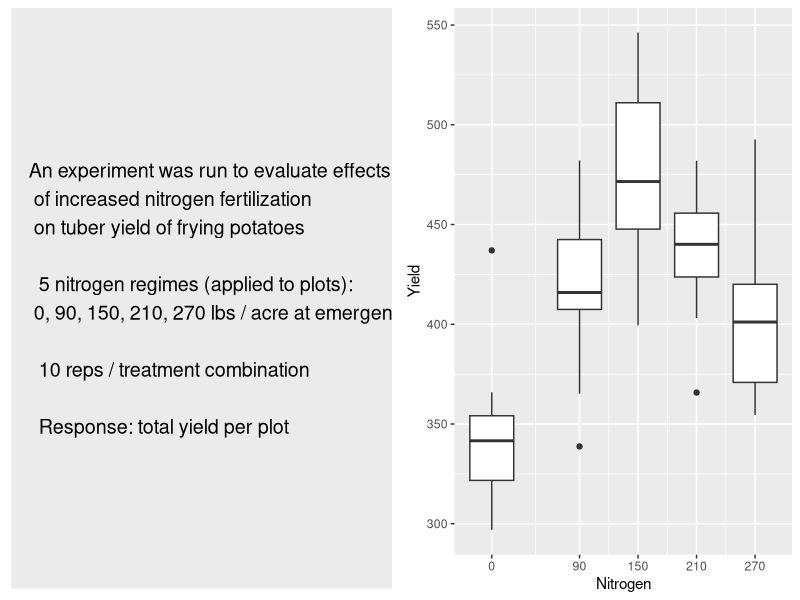
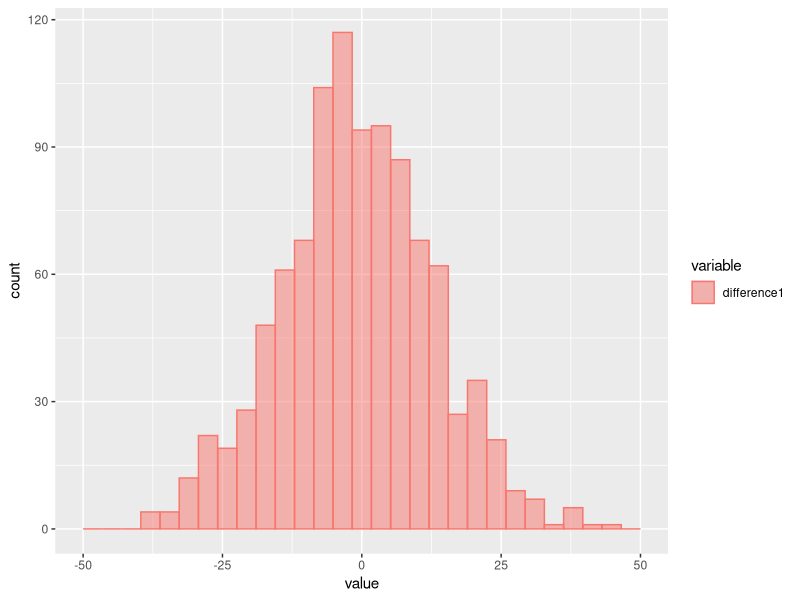
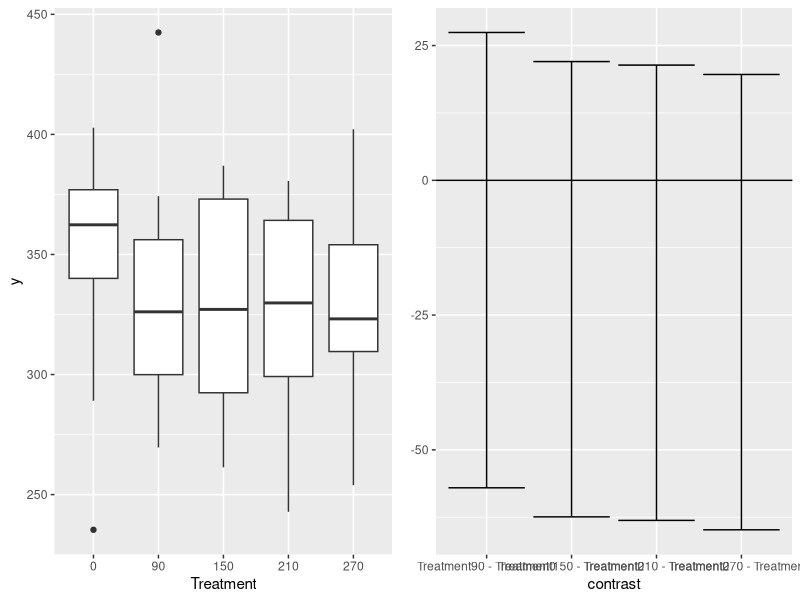
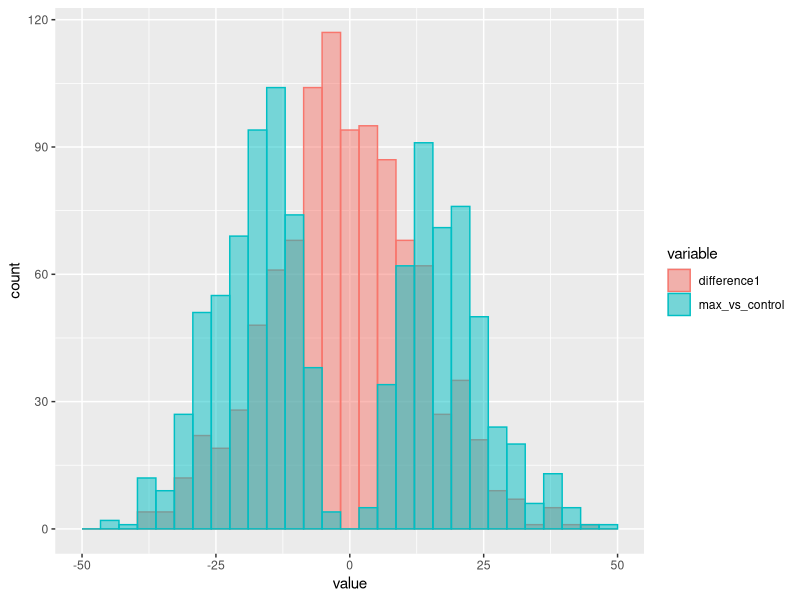

Here is the R script that generated these plots, in order: (Note: this script raises an error after producing the figures.)
## ---- chunk 1
library(ggplot2)
library(cowplot)
# Data modified from http://nppga.org/crop_science/research_reports_82_2586490995.pdf - noise added below.
alpine_potato = read.csv('Alpine_Russet_yield.csv')
## ---- chunk 2
plot_grid(
ggplot(data.frame()) + geom_text(aes(x=-1,y=0,label = 'An experiment was run to evaluate effects\n of increased nitrogen fertilization\n on tuber yield of frying potatoes\n
  5 nitrogen regimes (applied to plots):\n 0, 90, 150, 210, 270 lbs / acre at emergence\n
  10 reps / treatment combination\n
  Response: total yield per plot'),hjust=0,size=5)  +
  theme(text = element_blank(),
        line = element_blank(),
        title = element_blank()) + xlim(c(-1,1)),
ggplot(alpine_potato,aes(x=Nitrogen,y=Yield,group = Nitrogen)) + geom_boxplot(position = position_identity()) + 
    scale_x_continuous(breaks = unique(alpine_potato$Nitrogen)))
## ---- chunk 3
library(emmeans)

model1 = lm(Yield ~ factor(Nitrogen),alpine_potato)
yield_means <- emmeans(model1,'Nitrogen')
differences <- contrast(yield_means,'trt.vs.ctrl')
summary(differences,infer = F,adjust = 'none')
## ---- chunk 4
library(emmeans)
nTrt = 5
n = 10
differences = c()
difference1 = c()
max_difference = c()
max_pairwise_difference = c()
data = data.frame(Treatment = gl(nTrt,n,labels = LETTERS[1:nTrt]))
for(i in 1:1000){
  data$y = rnorm(nrow(data),330,30)
  lm1 = lm(y~Treatment,data)
  diffs = summary(emmeans(lm1,pairwise~Treatment)$contrasts)$estimate
  differences = rbind(differences,data.frame(
                    difference1 = coef(lm1)[2],
                    max_vs_control = coef(lm1)[-1][order(-abs(coef(lm1)[-1]))[1]],  # extract the biggest treatment effect relative to control 
                    max_pairwise = diffs[order(-abs(diffs))[1]]
                ))
}
## ---- chunk 5
library(ggplot2)
library(reshape2)
differences_tall = melt(differences)
ggplot(subset(differences_tall,variable == 'difference1'),aes(x=value)) + geom_histogram(aes(color = variable,fill = variable),alpha = 0.5,bins = 30) + xlim(c(-50,50))
## ---- chunk 6
library(ggplot2)
library(emmeans)
library(cowplot)
nTrt = 5
n = 10
Treatments = factor(unique(alpine_potato$Nitrogen))
# set.seed(1)
# for(i in 1:6) {
data = data.frame(Treatment = gl(nTrt,n,labels = Treatments),y = rnorm(n*nTrt,330,50))
lm1 = lm(y~0+Treatment,data)
# differences = emmeans(lm1,trt.vs.ctrl~Treatment)
lsms_1 = emmeans(lm1,trt.vs.ctrl~Treatment)
CIs = data.frame(summary(lsms_1,infer=c(T,F),adjust = 'none')$contrast)

# data$Treatment = factor(data$Treatment,levels = levels(data$Treatment)[order(coef(lm1))])
CIs$contrast = factor(CIs$contrast,levels = CIs$contrast)#[order((CIs$estimate))])
p1 = ggplot(data,aes(x=Treatment,y=y)) + geom_boxplot()
p2 = ggplot(CIs,aes(x=contrast)) + geom_errorbar(aes(ymax = upper.CL,ymin = lower.CL)) + geom_hline(yintercept = 0)
print(plot_grid(p1,p2,ncol = 2))
# }
## ---- chunk 7
ggplot(subset(differences_tall,variable != 'max_pairwise'),aes(x=value)) + geom_histogram(aes(color = variable,fill = variable),position = 'identity',alpha = .5) + xlim(c(-50,50))
## ---- chunk 8
summary(emmeans(model1,trt.vs.ctrl~Nitrogen),infer = c(F,T))$contrasts
## ---- chunk 9
ggplot(alpine_potato,aes(x=Nitrogen,y=Yield,group = Nitrogen)) + geom_boxplot(color = 'blue',position = position_identity()) + ggtitle('Alpine Russet')+
    scale_x_continuous(breaks = unique(potato_reps$Nitrogen)) + expand_limits(y=0)
## ---- chunk 10
library(ggplot2)
library(emmeans)
library(cowplot)
nTrt = 5
n = 10
Treatments = factor(unique(potato_reps$Nitrogen))
set.seed(1)
for(i in 1:6) {
data = data.frame(Treatment = gl(nTrt,n,labels = Treatments),y = rnorm(n*nTrt,330, 50))
lm1 = lm(y~0+Treatment,data)
# differences = emmeans(lm1,trt.vs.ctrl~Treatment)
lsms_1 = emmeans(lm1,pairwise~Treatment)
CIs = data.frame(summary(lsms_1,infer=c(T,F),adjust = 'none')$contrast)

# data$Treatment = factor(data$Treatment,levels = levels(data$Treatment)[order(coef(lm1))])
CIs$contrast = factor(CIs$contrast,levels = CIs$contrast[order((CIs$estimate))])
p1 = ggplot(data,aes(x=Treatment,y=y)) + geom_boxplot()
p2 = ggplot(CIs,aes(x=contrast)) + geom_errorbar(aes(ymax = upper.CL,ymin = lower.CL)) + geom_hline(yintercept = 0) + theme(axis.text.x = element_text(angle = 90))
print(plot_grid(p1,p2,ncol = 2))
}
## ---- chunk 11
ggplot(differences_tall,aes(x=value)) + geom_histogram(aes(color = variable,fill = variable),position = 'identity',alpha = .3) #+ xlim(c(-50,50))
## ---- chunk 12
library(ggplot2)
library(reshape)
differences_tall = melt(differences)
ggplot(differences_tall,aes(x=value)) + geom_density(aes(color = variable,fill = variable),position = 'identity',alpha = 0.5) + xlim(c(-50,50))
# ggplot(subset(differences_tall,variable != 'max_pairwise'),aes(x=value)) + geom_density(aes(color = variable,fill = variable),position = 'identity',alpha = 0.5) + xlim(c(-50,50))
# ggplot(subset(differences_tall,variable == 'difference1'),aes(x=value)) + geom_density(aes(color = variable,fill = variable),alpha = 0.5) + xlim(c(-50,50))
## ---- chunk 13
summary(emmeans(model1,tukey~Nitrogen),infer = c(T,F))$contrasts
## ---- chunk 14
tukey_letters = cld(emmeans(model1,tukey~Nitrogen),Letters = letters)
tukey_letters
## ---- chunk 15
tukey_letters = data.frame(tukey_letters)
tukey_letters = tukey_letters[order(tukey_letters$Nitrogen),]
ggplot(tukey_letters,aes(x=Nitrogen)) + 
    geom_errorbar(aes(ymin = lower.CL, ymax = upper.CL)) + 
    geom_point(aes(y=lsmean)) + 
    geom_text(aes(label = trimws(.group),y = max(upper.CL + 10)))
